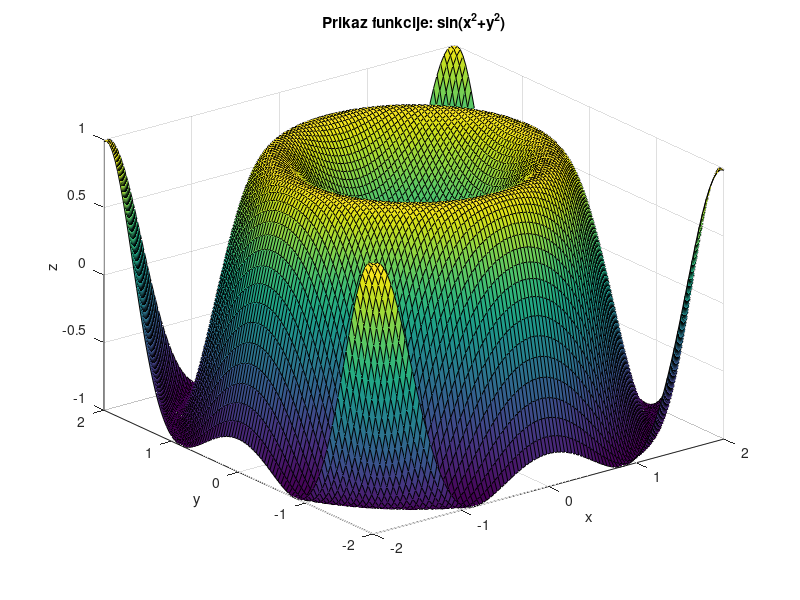

The MATLAB source for this figure:
x1 = linspace(-2,2,100);
y1 = linspace(-2,2,100);

[x,y] = meshgrid(x1,y1);

z = sin(x.^2 + y.^2);

surf(x,y,z)
xlabel('x')
ylabel('y')
zlabel('z')
title('Prikaz funkcije: sin(x^2+y^2)')


